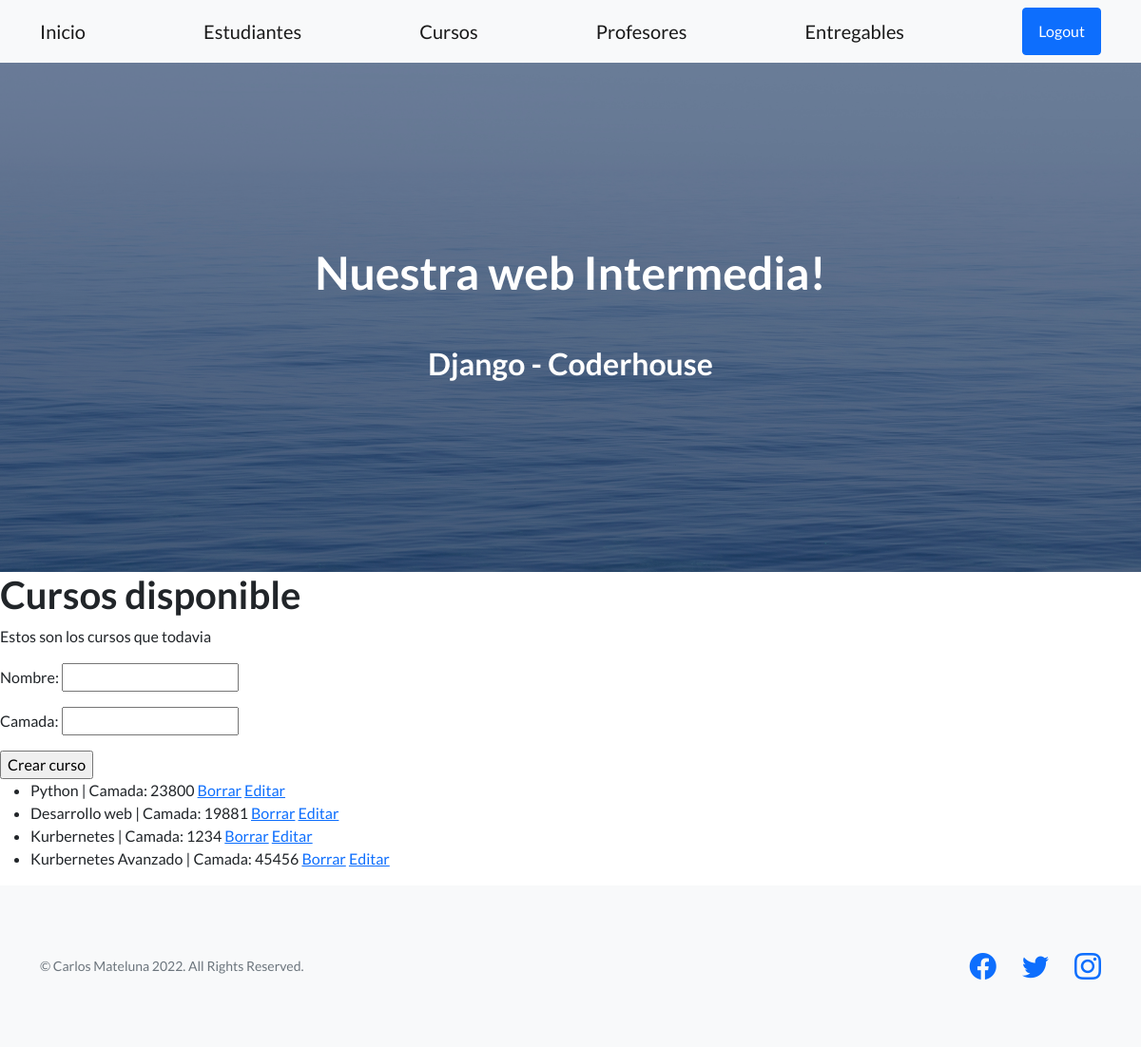
Before: /cursos/ (signed in) with the older database file.
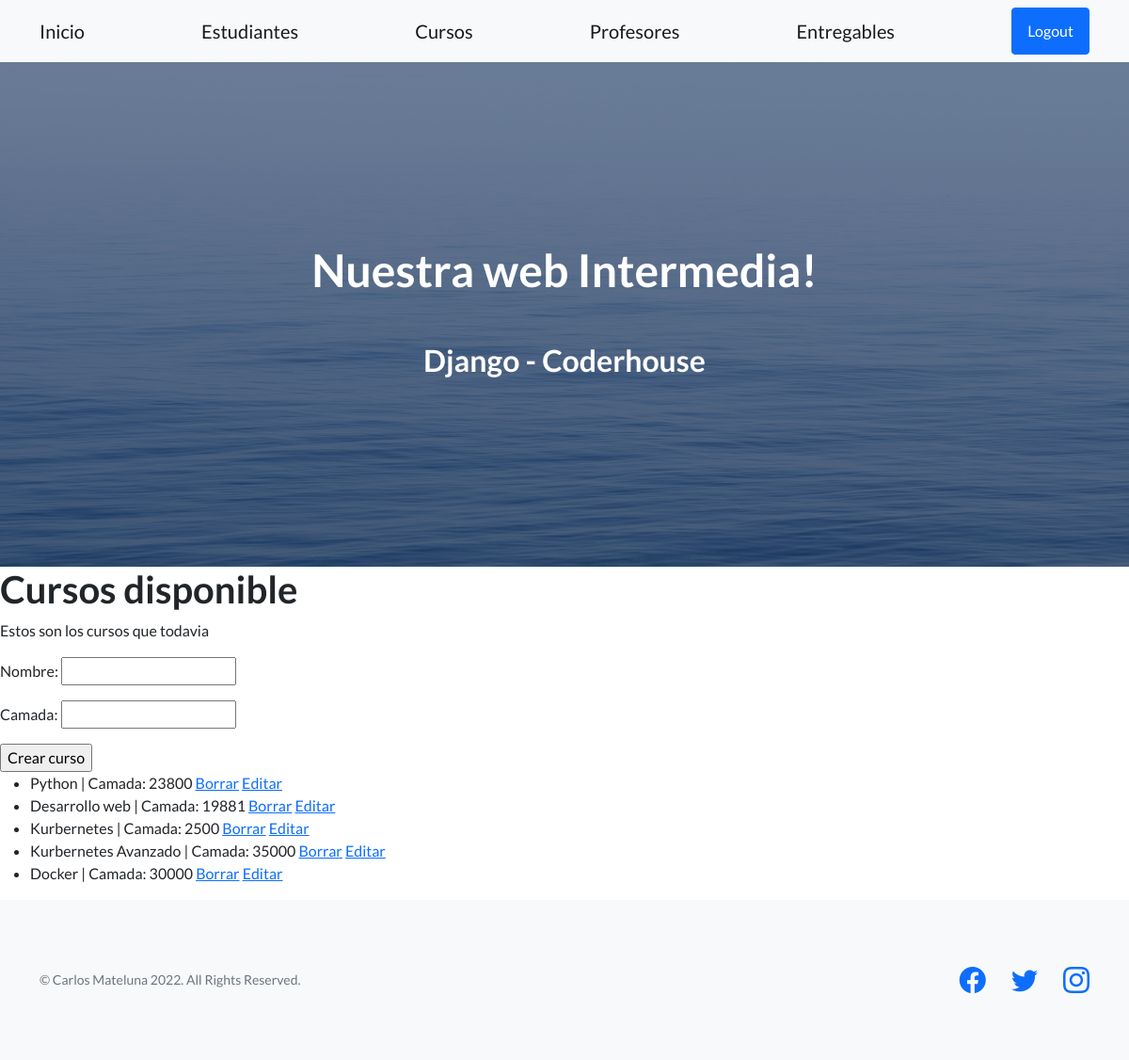
After: the same page with the newer database file.
### AppCoder/models.py (models this page shows)
class Curso(models.Model):
    nombre = models.CharField(max_length=50)
    camada = models.IntegerField()
    def __str__(self):
        return f"{self.nombre} | Camada: {self.camada}"

### AppCoder/views.py (the view, shortened to what this page needs)
# urls.py: path("cursos/", cursos, name="coder-cursos"),
@login_required
def cursos(request):
    errores = ""
    cursos = Curso.objects.all() # Obtener TODOS los registro de ese modelo
    formulario = CursoFormulario()
    contexto = {"listado_cursos": cursos, "formulario": formulario, "errores": errores}
    return render(request, "AppCoder/cursos.html", contexto)

### AppCoder/forms.py
class CursoFormulario(forms.Form):
    nombre = forms.CharField(min_length=3)
    camada = forms.IntegerField()

### AppCoder/templates/AppCoder/cursos.html (shortened to what this page needs)
{% extends 'AppCoder/base.html' %}
{% block contenido %}
<h1>Cursos disponible</h1>
<p>Estos son los cursos que todavia</p>
<form method="post">
  {{ formulario.as_p }}
  <input type="submit" value="Crear curso">
</form>
{% if listado_cursos %}
<ul>
{% for curso in listado_cursos %}
  <li> {{curso}} <a href="{% url 'coder-cursos-borrar' curso.id %}">Borrar</a> <a href="{% url 'coder-cursos-editar' curso.id %}">Editar</a> </li>
  {% endfor %}
</ul>
  {% else %}
  <p>No hay cursos disponible de momentos</p>
{% endif %}
{% endblock  %}

Changed rows visible on the page:
changed Curso: nombre+camada "Kurbernetes | Camada: 1234" → "Kurbernetes | Camada: 2500"
changed Curso: nombre+camada "Kurbernetes Avanzado | Camada: 45456" → "Kurbernetes Avanzado | Camada: 35000"
added Curso: nombre+camada "Docker | Camada: 30000"
